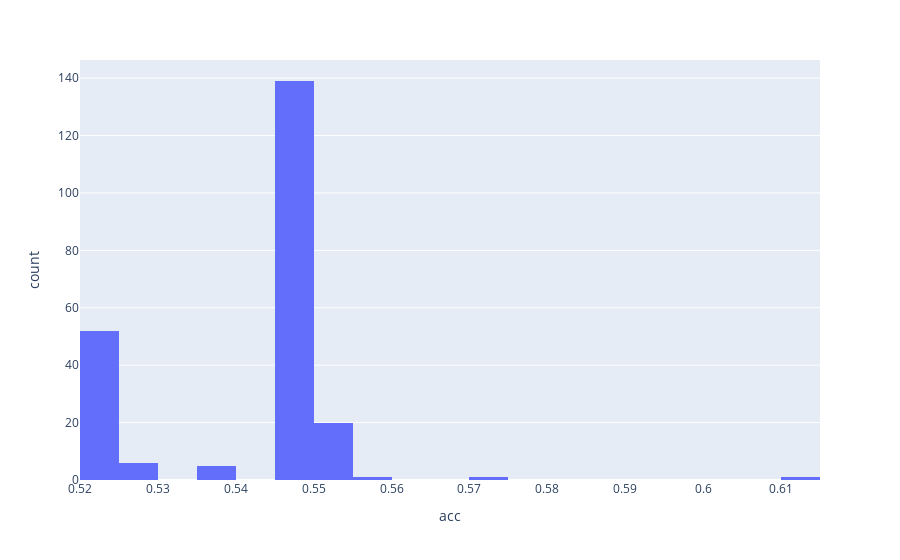

Notebook code for this chart:
### Markdown cell above
We've got +2% improvement. Great but not that much. So the fact that subscriber does not have enough bnum/dpi data does not have a big impact on the accuracy. Moreover if we predict only on those rows with na — we still get 41% accuracy which is not that bad for the subscriber with high amount of missing data.

### Code cell
def collect_acc_stats_by_top_feature():
    cols_to_filter = df_boruta["Features"].to_list()
    accs = []
    rows = []

    for key in cols_to_filter:
        tr = X_train.dropna(subset=[key])

        acc = accuracy_score(y_train.loc[tr.index], predict(tr))

        print(f"Acc: {acc}. Rows: {tr.shape[0]}. Key: {key}")

        accs.append(acc)
        rows.append(tr.shape[0])

    return (
        pd.DataFrame(
            {
                "feature": cols_to_filter,
                "acc": accs,
                "rows": rows,
            }
        )
        .merge(
            pd.DataFrame(
                {
                    "feature": df_boruta["Features"],
                    "importance": df_boruta["Average Feature Importance"],
                }
            ),
            how="left",
            on="feature",
        )
        .sort_values(by=["importance", "acc"], ascending=False)
    )


df_acc_top_feature_stats = io.run_cached(
    "./data/acc_vs_missing_top_features.parquet", collect_acc_stats_by_top_feature
)

px.histogram(df_acc_top_feature_stats, x="acc").show()

with pd.option_context("display.max_rows", None):
    display(df_acc_top_feature_stats.sort_values(by=["rows", "importance"]))

### Figure 1 — Plotly figure (JSON) as saved in the notebook; plotly's stock layout.template omitted (floating-point values rounded to 4 significant figures; data arrays with more than 128 entries replaced by an {"elided": "..."} marker saying what was removed)
{"data": [{"alignmentgroup": "True", "bingroup": "x", "hovertemplate": "acc=%{x}<br>count=%{y}<extra></extra>", "legendgroup": "", "marker": {"color": "#636efa", "pattern": {"shape": ""}}, "name": "", "offsetgroup": "", "orientation": "v", "showlegend": false, "type": "histogram", "x": {"elided": "225 float values"}, "xaxis": "x", "yaxis": "y"}], "layout": {"barmode": "relative", "legend": {"tracegroupgap": 0}, "margin": {"t": 60}, "xaxis": {"anchor": "y", "domain": [0, 1], "title": {"text": "acc"}}, "yaxis": {"anchor": "x", "domain": [0, 1], "title": {"text": "count"}}}}
